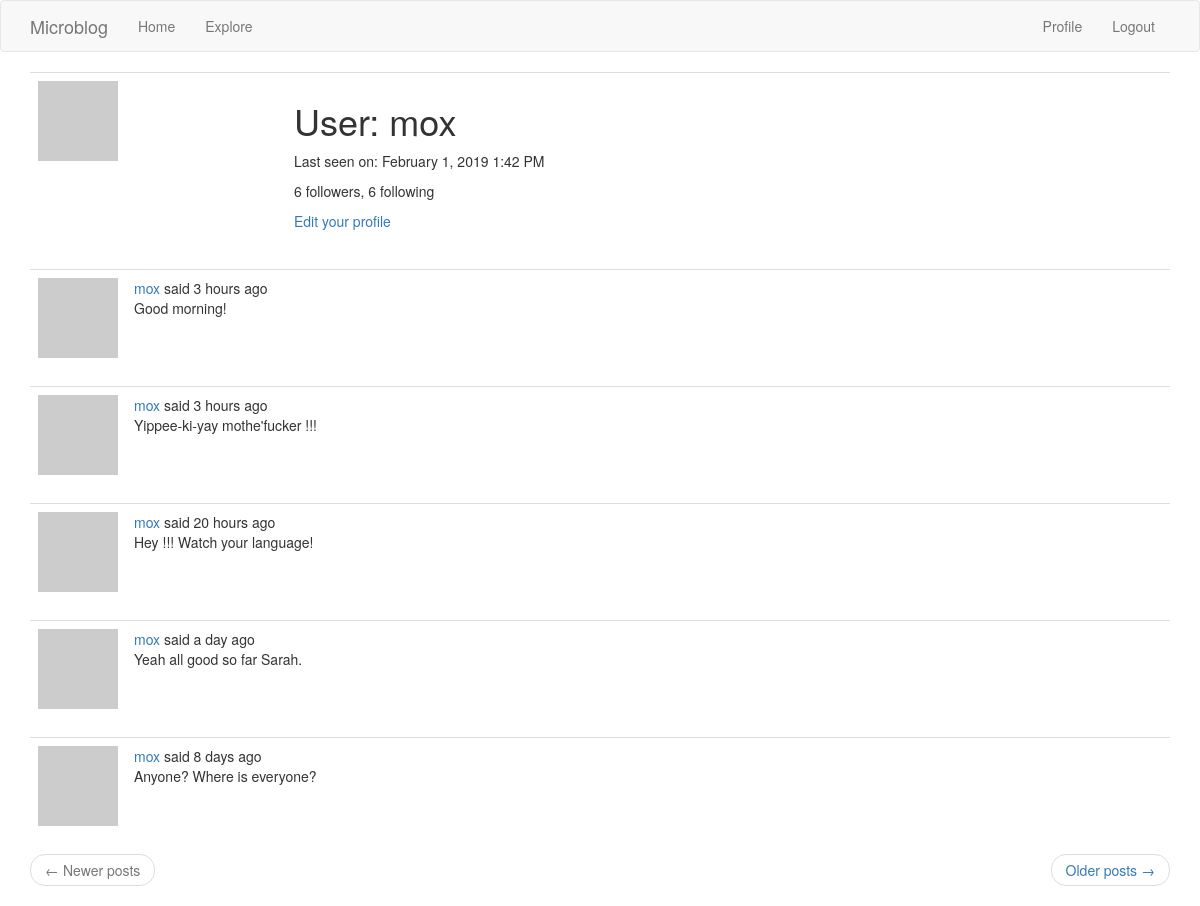
Screenshot of /user/mox (signed in) with the database file from the repository.
### app/models.py (models this page shows, shortened)
class User(UserMixin, db.Model):
    id = db.Column(db.Integer, primary_key=True)
    username = db.Column(db.String(60), index=True, unique=True)
    email = db.Column(db.String(120), index=True, unique=True)
    password_hash = db.Column(db.String(128))
    posts = db.relationship('Post', backref='author', lazy='dynamic')
    about_me = db.Column(db.String(140))
    last_seen = db.Column(db.DateTime, default=datetime.utcnow)
    followed = db.relationship('User', secondary=followers,
                               primaryjoin=(followers.c.follower_id == id),
                               secondaryjoin=(followers.c.followed_id == id),
                               backref=db.backref('followers', lazy='dynamic'),
                               lazy='dynamic')
    def avatar(self, size):
        digest = md5(self.email.lower().encode('utf-8')).hexdigest()
        return f'https://www.gravatar.com/avatar/{digest}?d=monsterid&s={size}'

class Post(db.Model):
    id = db.Column(db.Integer, primary_key=True)
    body = db.Column(db.String(140))
    timestamp = db.Column(db.DateTime, index=True, default=datetime.utcnow)
    user_id = db.Column(db.Integer, db.ForeignKey('user.id'))

### app/routes.py (the view)
@app.route('/user/<username>')
@login_required
def user(username):
    user = User.query.filter_by(username=username).first_or_404()
    page = request.args.get('page', 1, type=int)
    posts = user.posts.order_by(Post.timestamp.desc()).paginate(
        page, app.config['POSTS_PER_PAGE'], False)
    next_url = url_for('user', username=user.username, page=posts.next_num) \
        if posts.has_next else None
    prev_url = url_for('user', username=user.username, page=posts.prev_num) \
        if posts.has_prev else None
    return render_template('user.html', user=user, posts=posts.items,
                           next_url=next_url, prev_url=prev_url)

### app/models.py (called while the page is built)
@login.user_loader
def load_user(id):
    return User.query.get(int(id))

### app/routes.py (called while the page is built)
@app.before_request
def before_request():
    if current_user.is_authenticated:
        current_user.last_seen = datetime.utcnow()
        db.session.commit()
    g.locale = str(get_locale())                    # to translate dates and times

### app/templates/user.html (shortened to what this page needs)
{% extends "base.html" %}
{% block app_content %}
    <table class="table table-hover">
        <tr>
            <td width="256px"><img src="{{ user.avatar(256) }}"></td>
            <td>
                <h1>{{ _('User') }}: {{ user.username }}</h1>
                {% if user.last_seen %}
                <p>{{ _('Last seen on') }}: {{ moment(user.last_seen).format('LLL') }}</p>
                {% endif %}
                <p>{{ _('%(count)d followers', count=user.followers.count()) }}, {{ _('%(count)d following', count=user.followed.count()) }}</p>
                {% if user == current_user %}
                <p><a href="{{ url_for('edit_profile') }}">{{ _('Edit your profile') }}</a></p>
                {% elif not current_user.is_following(user) %}
                <p><a href="{{ url_for('follow', username=user.username) }}">{{ _('Follow') }}</a></p>
                {% else %}
                <p><a href="{{ url_for('unfollow', username=user.username) }}">{{ _('Unfollow') }}</a></p>
                {% endif %}
            </td>
        </tr>
    </table>
    {% for post in posts %}
        {% include '_post.html' %}
    {% endfor %}
    <nav aria-label="...">
        <ul class="pager">
            <li class="previous{% if not prev_url %} disabled{% endif %}">
                <a href="{{ prev_url or '#' }}">
                    <span aria-hidden="true">&larr;</span> {{ _('Newer posts') }}
                </a>
            </li>
            <li class="next{% if not next_url %} disabled{% endif %}">
                <a href="{{ next_url or '#' }}">
                    {{ _('Older posts') }} <span aria-hidden="true">&rarr;</span>
                </a>
            </li>
        </ul>
    </nav>
{% endblock %}

### app/templates/_post.html (shortened to what this page needs)
<table class="table table-hover">
        <tr>
            <td width="70px">
                <a href="{{ url_for('user', username=post.author.username) }}">
                    <img src="{{ post.author.avatar(70) }}" />
                </a>
            </td>
            <td>
                {{ _('%(username)s said %(when)s',
                    username=user_link, when=moment(post.timestamp).fromNow()) }}
                <br>
                {{ post.body }}
            </td>
        </tr>
</table>

### rows the page displays
User: username "mox", last_seen "February 1, 2019 1:42 PM"
Post: body "Good morning!"
Post: body "Yippee-ki-yay mothe'fucker !!!"
Post: body "Hey !!! Watch your language!"
Post: body "Yeah all good so far Sarah."
Post: body "Anyone? Where is everyone?"
